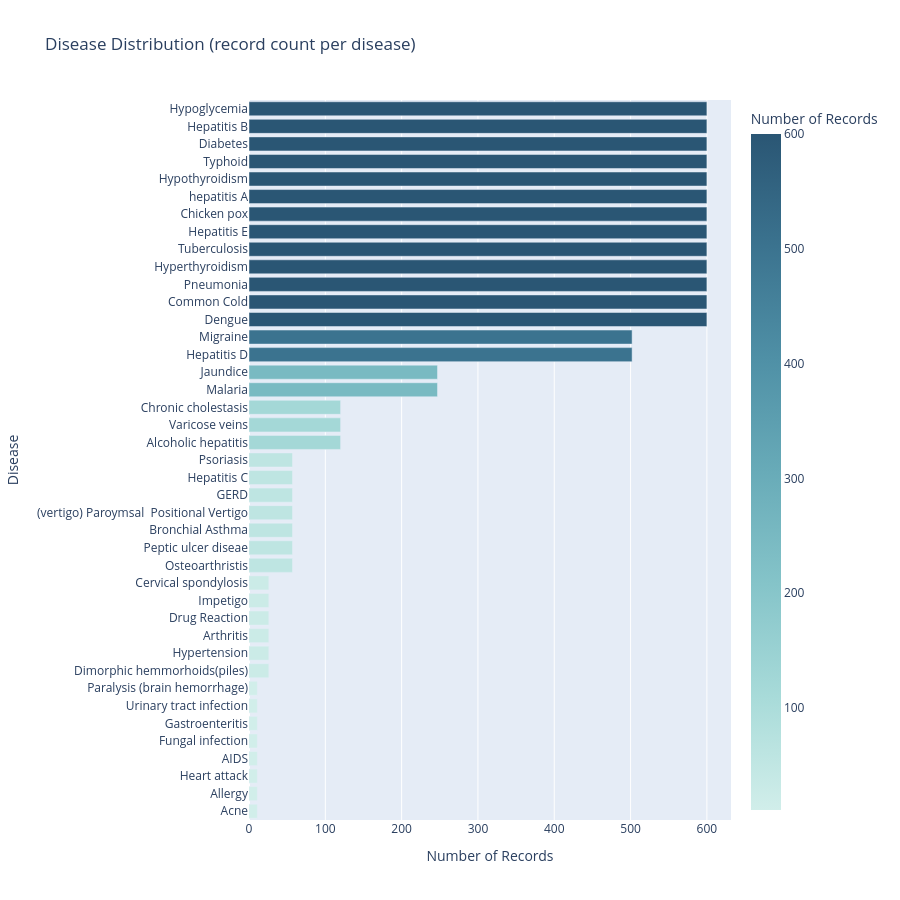

The code cell stored with this chart in its notebook:
### Markdown cell above
## Disease Distribution

### Code cell
eda_charts.disease_distribution_chart(df)

### Figure 1 — Plotly figure (JSON) as saved in the notebook; plotly's stock layout.template omitted (floating-point values rounded to 4 significant figures)
{"data": [{"hovertemplate": "Number of Records=%{marker.color}<br>Disease=%{y}<extra></extra>", "legendgroup": "", "marker": {"color": [600, 600, 600, 600, 600, 600, 600, 600, 600, 600, 600, 600, 600, 502, 502, 247, 247, 120, 120, 120, 57, 57, 57, 57, 57, 57, 57, 26, 26, 26, 26, 26, 26, 11, 11, 11, 11, 11, 11, 11, 11], "coloraxis": "coloraxis", "pattern": {"shape": ""}}, "name": "", "orientation": "h", "showlegend": false, "textposition": "auto", "type": "bar", "x": [600, 600, 600, 600, 600, 600, 600, 600, 600, 600, 600, 600, 600, 502, 502, 247, 247, 120, 120, 120, 57, 57, 57, 57, 57, 57, 57, 26, 26, 26, 26, 26, 26, 11, 11, 11, 11, 11, 11, 11, 11], "xaxis": "x", "y": ["Dengue", "Common Cold", "Pneumonia", "Hyperthyroidism", "Tuberculosis", "Hepatitis E", "Chicken pox", "hepatitis A", "Hypothyroidism", "Typhoid", "Diabetes", "Hepatitis B", "Hypoglycemia", "Hepatitis D", "Migraine", "Malaria", "Jaundice", "Alcoholic hepatitis", "Varicose veins", "Chronic cholestasis", "Osteoarthristis", "Peptic ulcer diseae", "Bronchial Asthma", "(vertigo) Paroymsal  Positional Vertigo", "GERD", "Hepatitis C", "Psoriasis", "Dimorphic hemmorhoids(piles)", "Hypertension", "Arthritis", "Drug Reaction", "Impetigo", "Cervical spondylosis", "Acne", "Allergy", "Heart attack", "AIDS", "Fungal infection", "Gastroenteritis", "Urinary tract infection", "Paralysis (brain hemorrhage)"], "yaxis": "y"}], "layout": {"barmode": "relative", "coloraxis": {"autocolorscale": false, "colorbar": {"title": {"text": "Number of Records"}}, "colorscale": [[0.0, "rgb(209, 238, 234)"], [0.1667, "rgb(168, 219, 217)"], [0.3333, "rgb(133, 196, 201)"], [0.5, "rgb(104, 171, 184)"], [0.6667, "rgb(79, 144, 166)"], [0.8333, "rgb(59, 115, 143)"], [1.0, "rgb(42, 86, 116)"]]}, "height": 900, "legend": {"tracegroupgap": 0}, "title": {"text": "Disease Distribution (record count per disease)"}, "xaxis": {"anchor": "y", "domain": [0.0, 1.0], "title": {"text": "Number of Records"}}, "yaxis": {"anchor": "x", "categoryorder": "total ascending", "domain": [0.0, 1.0], "title": {"text": "Disease"}}}}
